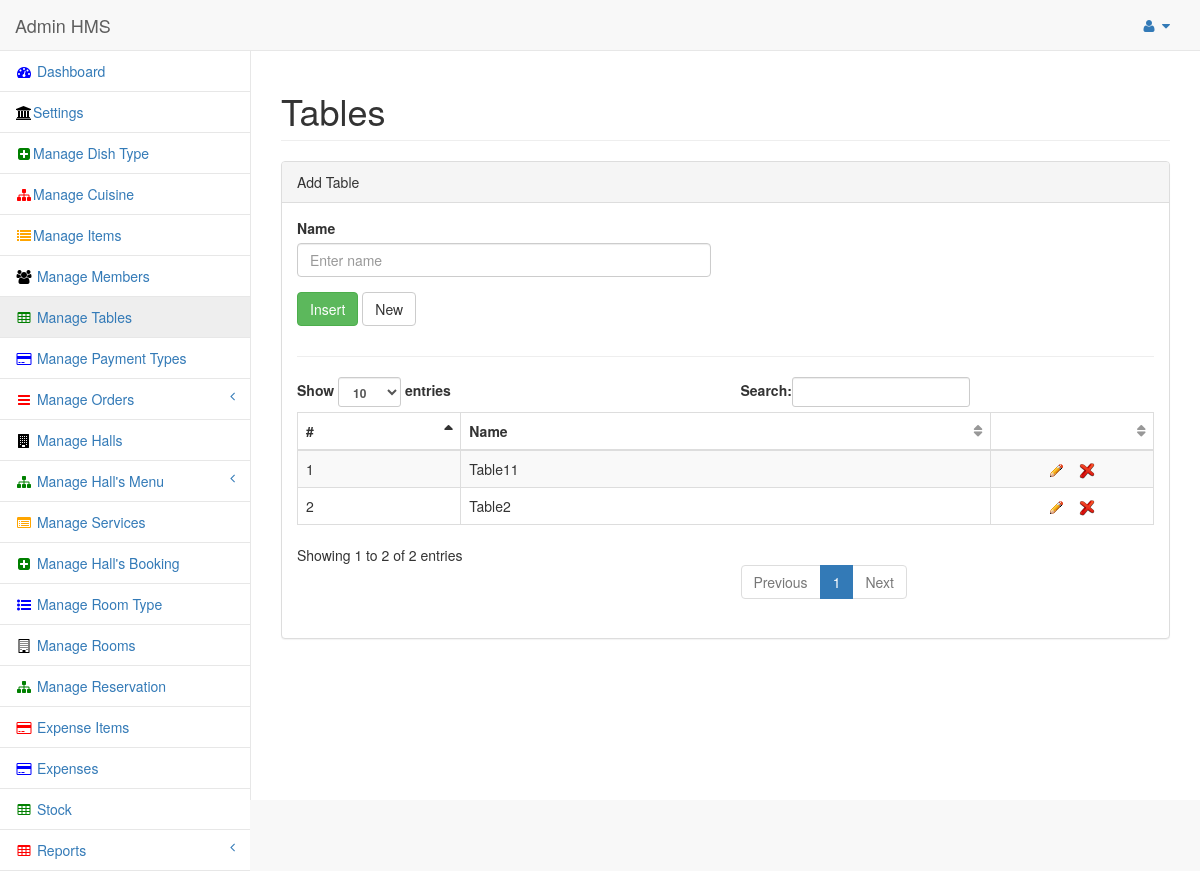
The app's page /admin/panel/tables.php (signed in) with its own data.
### tables this page shows
CREATE TABLE IF NOT EXISTS `tables` (
  `tbl_id` int(11) NOT NULL AUTO_INCREMENT,
  `tbl_name` text NOT NULL,
  `tbl_status` int(11) NOT NULL,
  PRIMARY KEY (`tbl_id`)
);

### admin/panel/view_tables.php (the view, shortened to what this page needs)
<?php require_once('../../conn/db.php'); ?>
                            <div class="dataTable_wrapper">
                                <table class="table table-striped table-bordered table-hover" id="dataTables-example">
                                    <thead>
                                        <tr>
                                            <th width="20%">#</th>
                                            <th>Name</th>
											<th width="20%"> </th>
                                        </tr>
                                    </thead>
                                    <tbody>
									                 <?php
				$insertSQL = "SELECT * FROM tables where tbl_status = 0";
				$Result1 = mysql_query($insertSQL, $dbconfig) or die(mysql_error());
				while($row = mysql_fetch_assoc($Result1))
				{
				$tbl_id 		 = $row["tbl_id"];
				$tbl_name		 = $row["tbl_name"];
						?>
                                        <tr class="odd gradeX">
                                            <td><?php echo $mc = $mc + 1; ?></td>
                                            <td><?php echo $tbl_name; ?></td>
                                            <td align="center"><a href="tables.php?tbl_id=<?php echo $tbl_id; ?>" title="Edit"> <img src="img/edit.gif" alt="HMS" /></a>
											<a href="#" class="delete_class<?php echo $tbl_id; ?>" id="confirm<?php echo $tbl_id; ?>" value="<?php echo $tbl_id; ?>"  title="Delete" > <img src="img/delete.png" alt="HMS" /></a>
											</td>
										</tr>
				<?php } ?>
                                     </tbody>
                                </table>
                            </div>

### records on screen
tables: tbl_name "Table11"
tables: mc "2", tbl_name "Table2"
